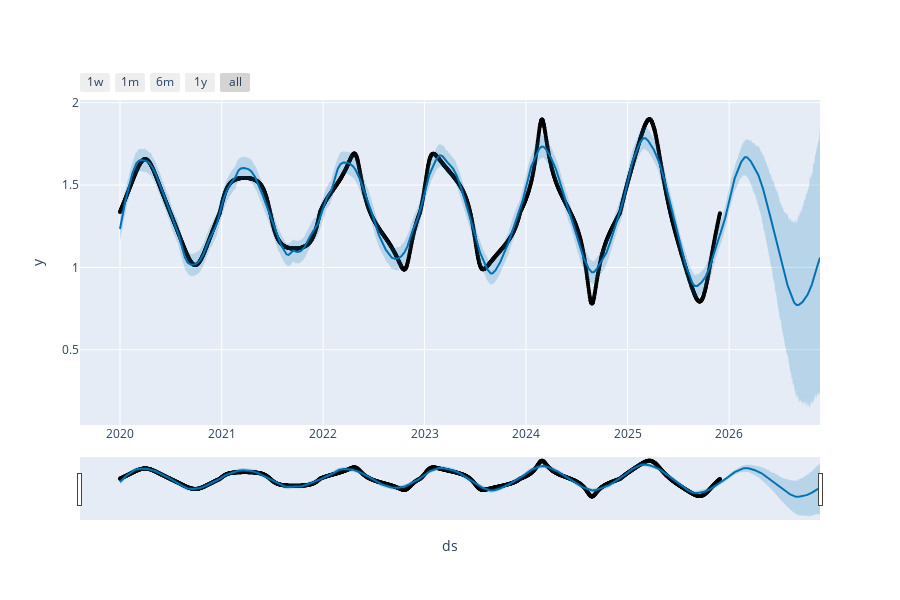

The code cell stored with this chart in its notebook:
### Code cell
# plotting an interactive forecast and components
plot_plotly(m, y_forecast)

### Figure 1 — Plotly figure (JSON) as saved in the notebook; plotly's stock layout.template omitted (floating-point values rounded to 4 significant figures; data arrays with more than 128 entries replaced by an {"elided": "..."} marker saying what was removed)
{"data": [{"marker": {"color": "black", "size": 4}, "mode": "markers", "name": "Actual", "type": "scatter", "x": {"elided": "2160 str values"}, "y": {"elided": "2160 float values"}}, {"hoverinfo": "skip", "line": {"width": 0}, "mode": "lines", "type": "scatter", "x": {"elided": "2520 str values"}, "y": {"elided": "2520 float values"}}, {"fill": "tonexty", "fillcolor": "rgba(0, 114, 178, 0.2)", "line": {"color": "#0072B2", "width": 2}, "mode": "lines", "name": "Predicted", "type": "scatter", "x": {"elided": "2520 str values"}, "y": {"elided": "2520 float values"}}, {"fill": "tonexty", "fillcolor": "rgba(0, 114, 178, 0.2)", "hoverinfo": "skip", "line": {"width": 0}, "mode": "lines", "type": "scatter", "x": {"elided": "2520 str values"}, "y": {"elided": "2520 float values"}}], "layout": {"height": 600, "showlegend": false, "width": 900, "xaxis": {"rangeselector": {"buttons": [{"count": 7, "label": "1w", "step": "day", "stepmode": "backward"}, {"count": 1, "label": "1m", "step": "month", "stepmode": "backward"}, {"count": 6, "label": "6m", "step": "month", "stepmode": "backward"}, {"count": 1, "label": "1y", "step": "year", "stepmode": "backward"}, {"step": "all"}]}, "rangeslider": {"visible": true}, "title": {"text": "ds"}, "type": "date"}, "yaxis": {"title": {"text": "y"}}}}
